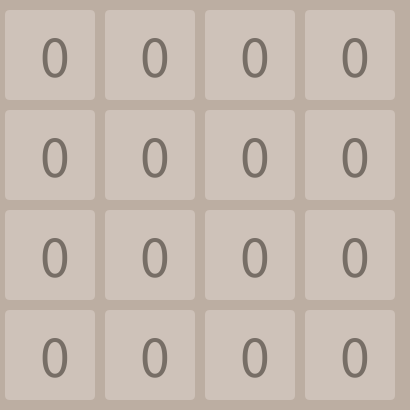
Frame 1 (no input)
Frame 60 (the mouse pressed at the canvas centre just before this capture): identical to frame 1, image omitted
Frame 120 (the mouse held since frame 60 and released just before this capture): identical to frame 1, image omitted

The Processing sketch that drew this single still picture (run headless with seeded random() and noise(); from frame 60 on, the mouse is pressed at the canvas centre):

// Processing sketch: week08_5_2048_part5_keyPressed_keyCode_RIGHT_merge
// ── week08_5_2048_part5_keyPressed_keyCode_RIGHT_merge.pde
// week08_5_2048_part5_keyPressed_keyCode_RIGHT_merge
// 修改自 week08_4_2048_part4_keyPressed_keyCode_RIGHT_only
// (1) 按方向鍵，板子往那個方向走
color []c = {#CEC2B9,#EFE5DA,#EDE1CA,#EFB37E,#EF7F63,#EF7F63};
color []c2 = {#776E66,#776E66,#776E66,#FDF8F5,#FDF8F5,#FDF8F5};
int [] N = {0,2,4,8,16,32,64};
int [][] B = {{0,0,0,0},{0,0,0,0},{0,0,0,0},{0,0,0,0}};
void keyPressed(){
  if(keyCode==RIGHT){
    for(int i=0;i<4;i++){
      int now = 3;
      for(int j=3;j>=0;j--){ // 從右往左，慢慢找
         if(B[i][j]>0){ // 找到所有板子
           B[i][now] = B[i][j];
           // 檢查是否要合併merge(與右邊的相同)
           // if(now<3 && B[i][now+1]==B[i][now]){
           while(now<3 && B[i][now+1]==B[i][now]){
             B[i][now+1]++;
             now++;
           }
           now--;
         }
      }
      for(int j=now; j>=0;j--){
        B[i][j] = 0; 
      }
    }
  }
  genTwo(); 
}
void genTwo(){ // 找出陣列0的地方，挑1個變成空白
  int zero = 0; // 找有幾個0
  for(int i=0;i<4;i++){
    for(int j=0;j<4;j++){
      if(B[i][j]==0) zero++; // 找到0的板子 
    }
  }
  int ans = int(random(zero));
  for(int i=0;i<4;i++){
    for(int j=0;j<4;j++){
      if(B[i][j]==0){
        if(ans==0){
           B[i][j] = 1;
           return;
        } else ans--;
      }
    }
  }
}
void setup(){
  size(410,410); 
}
void draw(){
  background(188,174,162); // 色彩用滴管，吸範例的圖
  for(int i=0;i<4;i++){ // 對應y座標
    for(int j=0;j<4;j++){ // 對應x座標
      int id = B[i][j];
      fill(c[id]);
      noStroke(); // 不要有黑線外框
      rect(j*100+5,i*100+10,90,90,5); // 
      fill( c2[id] );
      textAlign(CENTER,CENTER);
      textSize(60);
      text( N[id], j*100+55,i*100+55);
    }
  }
}
